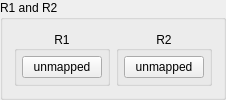
            <widget class="QGroupBox" name="groupBox_6">
             <property name="title">
              <string>R1 and R2</string>
             </property>
             <layout class="QHBoxLayout" name="horizontalLayout_14">
              <item>
               <widget class="QGroupBox" name="gb_r1">
                <property name="sizePolicy">
                 <sizepolicy hsizetype="Preferred" vsizetype="Preferred">
                  <horstretch>0</horstretch>
                  <verstretch>0</verstretch>
                 </sizepolicy>
                </property>
                <property name="title">
                 <string notr="true">R1</string>
                </property>
                <property name="alignment">
                 <set>Qt::AlignmentFlag::AlignCenter</set>
                </property>
                <layout class="QVBoxLayout" name="gb_r1_layout">
                 <property name="leftMargin">
                  <number>5</number>
                 </property>
                 <property name="topMargin">
                  <number>5</number>
                 </property>
                 <property name="rightMargin">
                  <number>5</number>
                 </property>
                 <property name="bottomMargin">
                  <number>5</number>
                 </property>
                 <item>
                  <widget class="QPushButton" name="R1Button">
                   <property name="text">
                    <string>unmapped</string>
                   </property>
                  </widget>
                 </item>
                </layout>
               </widget>
              </item>
              <item>
               <widget class="QGroupBox" name="gb_r2">
                <property name="title">
                 <string notr="true">R2</string>
                </property>
                <property name="alignment">
                 <set>Qt::AlignmentFlag::AlignCenter</set>
                </property>
                <layout class="QVBoxLayout" name="gb_r2_layout">
                 <property name="leftMargin">
                  <number>5</number>
                 </property>
                 <property name="topMargin">
                  <number>5</number>
                 </property>
                 <property name="rightMargin">
                  <number>5</number>
                 </property>
                 <property name="bottomMargin">
                  <number>5</number>
                 </property>
                 <item>
                  <widget class="QPushButton" name="R2Button">
                   <property name="text">
                    <string>unmapped</string>
                   </property>
                  </widget>
                 </item>
                </layout>
               </widget>
              </item>
             </layout>
            </widget>
